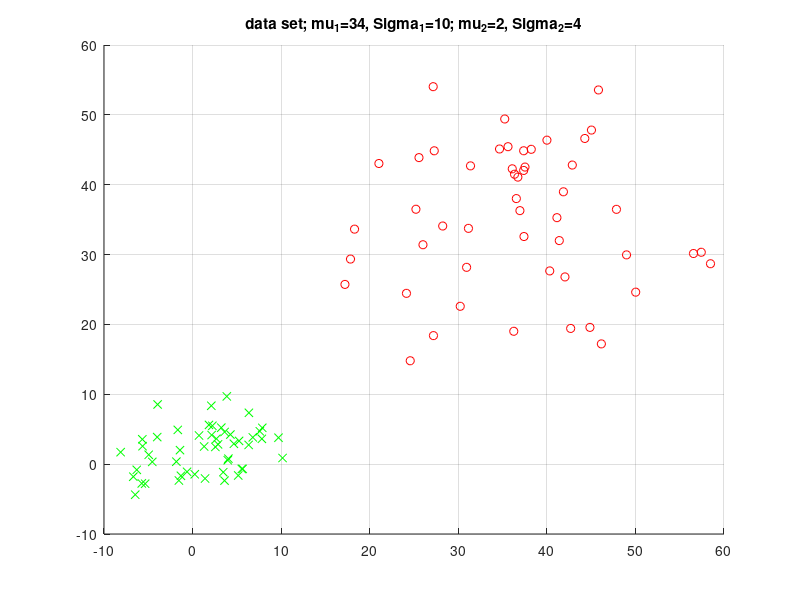
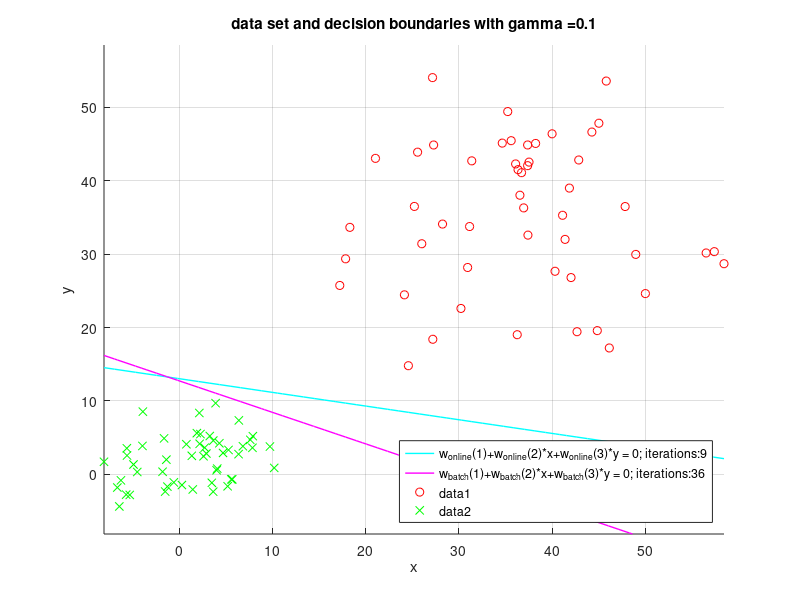
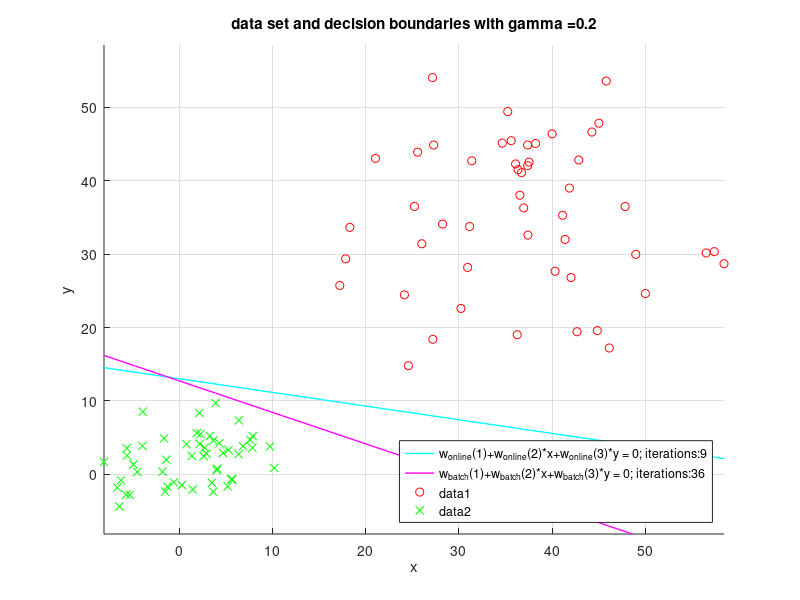
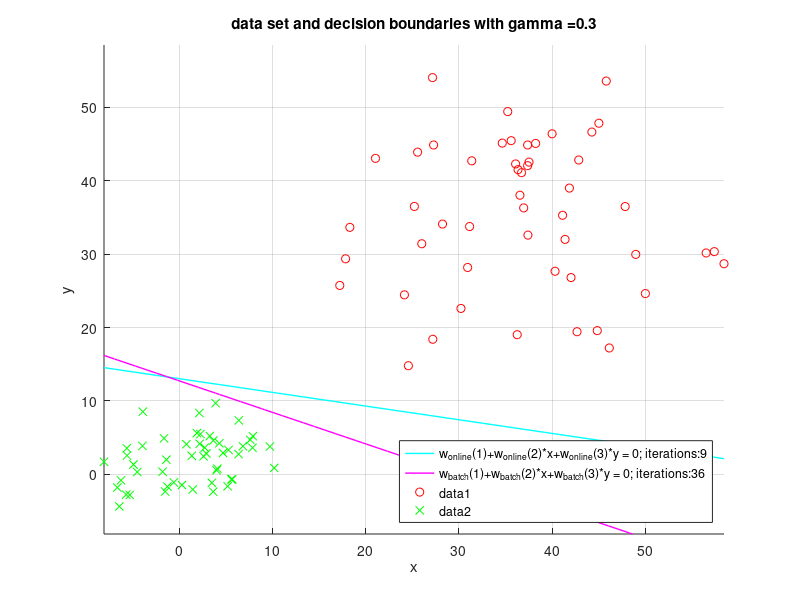

Recreate these plots in MATLAB, in order.
function MyPerceptron()
    clc, clear, close all

    n = 100;
    d = 2;
    
    %Mu_1 = [14,14,14,14]; 
    %Sigma_1 = [5,4,3,2];
    Mu_1 = [34,34,34,34]; 
    Sigma_1 = [10,8,6,4];    
    
    Mu_2 = [2, 2, 2, 2]; 
    %Sigma_2 = [2,3,4,5];
    %Sigma_2 = [3,3,3,3];
    Sigma_2 = [4,4,4,4];

    Seed = [2,2,2,2];
    
    [m_Sigma, n_Sigma] = size(Sigma_1);
    
    for index_DataSet=1:n_Sigma

        [data, target] = genData(n, d, Mu_1(index_DataSet), Sigma_1(index_DataSet), Mu_2(index_DataSet), Sigma_2(index_DataSet), Seed(index_DataSet));
        [data_1, data_2] = separateData(data, target);

        no_figure_dataset = index_DataSet*100;
        %displayData(data_1, data_2, no_figure_dataset);
        displayData(data_1, data_2, Mu_1(index_DataSet), Sigma_1(index_DataSet),Mu_2(index_DataSet), Sigma_2(index_DataSet), no_figure_dataset)
        close(no_figure_dataset);

        X = createHomogenData(data);
        t = target;
        maxIts = 10000;

        Gamma = 0.1:0.1:4;
        %Gamma = 0.001:0.001:0.04;
        %Gamma = 1:1;
        [Gamma_m,Gamma_n] = size(Gamma);
        Iterations_online = zeros(Gamma_n,1);
        Iterations_batch = zeros(Gamma_n,1);

        for index_Gamma=1:Gamma_n
            gamma = Gamma(index_Gamma);
            online = true;
            [w_online, its_online] = percTrain(X,t,maxIts, online, gamma);
            online = false;
            [w_batch, its_batch] = percTrain(X,t,maxIts, online, gamma);
            Iterations_online(index_Gamma) = its_online;
            Iterations_batch(index_Gamma) = its_batch;
            no_figure_dataAndBorder = no_figure_dataset+index_Gamma;
            displayDataAndBorder(data_1, data_2, w_online, w_batch, gamma, its_online, its_batch, no_figure_dataAndBorder);
            close(no_figure_dataAndBorder);
        end

        no_figure_GammaToIts = no_figure_dataset+50;
        displayGammaToIterations(Gamma, Iterations_online, Iterations_batch, no_figure_GammaToIts);
        close(no_figure_GammaToIts);

    end
    
end

function [data, target] = genData(n, d, mu_1, sigma_1, mu_2, sigma_2, seed)
    %seed = 2;
    rng(seed);
    data = zeros(n,d);
    target = zeros(1,n);
    n_1 = uint32(n/2);
    for i_n1=1:n_1
        %x_i1 = (randn(1,d)+mu_1)*sigma_1;
        x_i1 = mu_1+sigma_1*randn(1,d);
        data(i_n1,:) = x_i1(:);
        target(1,i_n1)= int8(1);
    end
    
    for i_n2=(n_1+1):n
        %x_i2 = (randn(1,d)+mu_2)*sigma_2;
        x_i2 = mu_2+sigma_2*randn(1,d);
        data(i_n2,:) = x_i2(:);
        target(1,i_n2)= int8(-1);
    end

end

function [data_1, data_2] = separateData(data, target)
    % conditionally separate data depending on target
    
    [m,n] = size(data);
    
    %%HACK
    %data_1 = data(1:m/2,:);
    %data_2 = data((m/2+1):m,:);
    
    data_1 = data((target==1), : );
    data_2 = data((target==-1), : );    
end

function displayData(data_1, data_2, mu_1, Sigma_1, mu_2, Sigma_2, no_figure)

    figure(no_figure);
    
    hold on;
    
    grid
    plot(data_1(:,1),data_1(:,2),'ro', data_2(:,1),data_2(:,2),'gx');
    
    titleStr = strcat('data set; mu_1=', num2str(mu_1),', Sigma_1=', num2str(Sigma_1),'; mu_2=', num2str(mu_2),', Sigma_2=', num2str(Sigma_2));
    title (titleStr);
    
    hold off;
    
    figureName = strcat('DataSet_', int2str(no_figure));
    
    saveas(gcf, figureName,'jpg');

end

function displayDataAndBorder(data_1, data_2, w_online, w_batch, gamma, its_online, its_batch, no_figure)

    figure(no_figure);
    
    hold on;
    
    grid
    
    x_min = min(min(data_1(:,1)), min(data_2(:,1)));
    x_max = max(max(data_1(:,1)), max(data_2(:,1)));    
    if ~isnan(w_online)
        p1 = ezplot(@(x,y) w_online(1)+w_online(2)*x+w_online(3)*y,[x_min,x_max]);
        set (p1,'LineWidth',1);
        set (p1, 'Color', 'cyan');
    end
    
    if ~isnan(w_batch)
        p2 = ezplot(@(x,y) w_batch(1)+w_batch(2)*x+w_batch(3)*y,[x_min,x_max]);
        set (p2,'LineWidth',1);
        set (p2, 'Color', 'magenta');
    end
    
    titleStr = strcat('data set and decision boundaries with gamma = ',num2str(gamma));
    
    title (titleStr);
    
    %legend('w_{online}(1)+w_{online}(2)*x+w_{online}(3)*y = 0', 'w_{batch}(1)+w_{batch}(2)*x+w_{batch}(3)*y = 0','Location', 'SouthEast');
    str_online = strcat('w_{online}(1)+w_{online}(2)*x+w_{online}(3)*y = 0; iterations: ', int2str(its_online));
    str_batch = strcat('w_{batch}(1)+w_{batch}(2)*x+w_{batch}(3)*y = 0; iterations: ', int2str(its_batch));
    legend(str_online, str_batch, 'Location', 'SouthEast');
    
    plot(data_1(:,1),data_1(:,2),'ro', data_2(:,1),data_2(:,2),'gx');
    
    hold off;
    
    %figureName = strcat('DataSetAndDecisionBoundary_0', int2str(no_figure),'_',num2str(gamma));
    figureName = strcat('DataSetAndDecisionBoundary_', int2str(no_figure));
    
    saveas(gcf, figureName,'jpg');
end


function displayGammaToIterations(Gamma, Iterations_online, Iterations_batch, no_figure)
    figure(no_figure);
    hold on;
    grid
    
    titleStr = strcat('influence of gamma on no of iterations');
    title (titleStr);
    
    plot(Gamma(:),Iterations_online(:),'r', Gamma(:),Iterations_batch(:),'g');

    str_online = strcat('iterations_{online}');
    str_batch = strcat('iterations_{batch}');
    legend(str_online, str_batch, 'Location', 'SouthEast');

    hold off;
    
    figureName = strcat('GammaToIterations_0', int2str(no_figure));
    
    saveas(gcf, figureName,'jpg');

end

function X = createHomogenData(data)
    [m,n] = size(data);
    
    X = [ones(m,1),data];
end

function [w, its] = percTrain(X,t,maxIts, online, gamma)
   if online == true
       [w, its] = onlineLearn(X,t,maxIts, gamma);
   else
       [w, its] = batchLearn(X,t,maxIts, gamma);
   end
end

function [w, its] = onlineLearn(X,t,maxIts, gamma)
    %online
    % 1. Initialize w, gamma
    % 2. do
    % 3. for i = 1 to N
    % 4. if w'*(x_i*t_i ) ? 0 (misclassified ith pattern)
    % 5. w = w + gamma*x_i*t_i
    % 6. end if
    % 7. end for
    % 8. until all patterns correctly classified

    %X = zeros(n,d);
    %t = zeros(1,n);
    [N,d] = size(X);
    %w = ones(d,1); % column vector
    w = zeros(d,1); % column vector

    misclassfied = true;
    its = 0;
    while misclassfied == true && its <= maxIts
        misclassfied = false;
        for i = 1:N
            if w'*(X(i,:)'*t(1,i)) <= 0 % (misclassified ith pattern)
                w = w + gamma*X(i,:)'*t(1,i);
                misclassfied = true;
            end
        end
        its = its + 1;    
    end
end

function [w, its] = batchLearn(X,t,maxIts, gamma)

    % batch
    % 1. Initialize w, gamma
    % 2. do
    % 3. w_delta = 0
    % 4. for i = 1 to N
    % 5. if w'*(x_i*t_i) <= 0 (misclassified ith pattern)
    % 6. w_delta = w_delta + x_i*t_i
    % 7. end if
    % 8. end for
    % 9. w = w + gamma*w_delta
    % 10. until all patterns correctly classified
    
    %X = zeros(n,d);
    %t = zeros(1,n);
    [N,d] = size(X);
    %w = ones(d,1); % column vector;
    w = zeros(d,1); % column vector;

    misclassfied = true;
    its = 0;
    while misclassfied == true && its <= maxIts
        misclassfied = false;
        w_delta = zeros(d,1); % column vector
        for i = 1:N
            if w'*(X(i,:)'*t(1,i)) <= 0 % (misclassified ith pattern)
                w_delta = w_delta + X(i,:)'*t(1,i);
                misclassfied = true;
            end
        end
        w = w + gamma*w_delta;
        its = its + 1;    
    end

end

function t = perc(w,x)
    % x is a homogen column vector
    % signum function
    if x*w > 0
        t = 1;
    else
        t = -1;
    end

end
